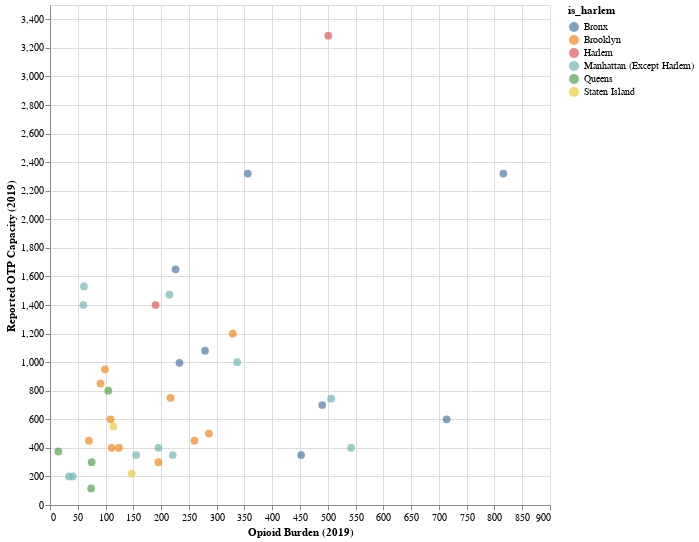

Here is the notebook cell this chart was saved with:
### Code cell
(altair.Chart(zip_df)
    .properties(height=500, width=500)
    .mark_circle(size=60)
    .encode(
        x='Opioid Burden (2019)',
        y='Reported OTP Capacity (2019)', 
        color='is_harlem',
        tooltip=list(zip_df.columns)
    )
    .interactive()
)

### Figure 1 — Vega-Lite specification as saved in the notebook (floating-point values rounded to 4 significant figures)
{"$schema": "https://vega.github.io/schema/vega-lite/v4.17.0.json", "config": {"view": {"continuousHeight": 300, "continuousWidth": 400}}, "data": {"name": "data-3fdcb4ccab2b13331512837e9242bf83"}, "datasets": {"data-3fdcb4ccab2b13331512837e9242bf83": [{"Estimated Fraction of Harlem OTP Patient Residents (2019)": 0.007779, "Estimated Fraction of OTP Admissions (2019)": 0.01547, "Estimated Fraction of OTP Patient Residents (2019)": 0.01794, "Estimated OTP Admissions (2017)": 205, "Estimated OTP Admissions (2019)": 198, "Estimated OTP Patient Residents (2019)": 93, "Estimated OTP Patient Residents (Harlem Programs, 2019)": 9, "Estimated OTP Patient Residents (Non-Harlem Programs, 2019)": 84, "Fraction of Opioid Burden (2019)": 0.0213, "Opioid Burden (2019)": 217, "Reported Daily Avg OTP Enrollment (2019)": 517, "Reported OTP Capacity (2019)": 750, "borough_name": "Brooklyn", "is_harlem": "Brooklyn", "neighborhood_name": "Flatbush"}, {"Estimated Fraction of Harlem OTP Patient Residents (2019)": 0.01815, "Estimated Fraction of OTP Admissions (2019)": 0.01532, "Estimated Fraction of OTP Patient Residents (2019)": 0.02855, "Estimated OTP Admissions (2017)": 177, "Estimated OTP Admissions (2019)": 196, "Estimated OTP Patient Residents (2019)": 148, "Estimated OTP Patient Residents (Harlem Programs, 2019)": 21, "Estimated OTP Patient Residents (Non-Harlem Programs, 2019)": 127, "Fraction of Opioid Burden (2019)": 0.02808, "Opioid Burden (2019)": 286, "Reported Daily Avg OTP Enrollment (2019)": 510, "Reported OTP Capacity (2019)": 500, "borough_name": "Brooklyn", "is_harlem": "Brooklyn", "neighborhood_name": "Bushwick and Williamsburg"}, {"Estimated Fraction of Harlem OTP Patient Residents (2019)": 0.002593, "Estimated Fraction of OTP Admissions (2019)": 0.01868, "Estimated Fraction of OTP Patient Residents (2019)": 0.0108, "Estimated OTP Admissions (2017)": 334, "Estimated OTP Admissions (2019)": 239, "Estimated OTP Patient Residents (2019)": 56, "Estimated OTP Patient Residents (Harlem Programs, 2019)": 3, "Estimated OTP Patient Residents (Non-Harlem Programs, 2019)": 53, "Fraction of Opioid Burden (2019)": 0.0217, "Opioid Burden (2019)": 221, "Reported Daily Avg OTP Enrollment (2019)": 291, "Reported OTP Capacity (2019)": 350, "borough_name": "Manhattan", "is_harlem": "Manhattan (Except Harlem)", "neighborhood_name": "Chelsea and Clinton"}, {"Estimated Fraction of Harlem OTP Patient Residents (2019)": 0.02074, "Estimated Fraction of OTP Admissions (2019)": 0.04455, "Estimated Fraction of OTP Patient Residents (2019)": 0.0299, "Estimated OTP Admissions (2017)": 550, "Estimated OTP Admissions (2019)": 570, "Estimated OTP Patient Residents (2019)": 155, "Estimated OTP Patient Residents (Harlem Programs, 2019)": 24, "Estimated OTP Patient Residents (Non-Harlem Programs, 2019)": 131, "Fraction of Opioid Burden (2019)": 0.03495, "Opioid Burden (2019)": 356, "Reported Daily Avg OTP Enrollment (2019)": 1862, "Reported OTP Capacity (2019)": 2320, "borough_name": "Bronx", "is_harlem": "Bronx", "neighborhood_name": "High Bridge and Morrisania"}, {"Estimated Fraction of Harlem OTP Patient Residents (2019)": 0.002593, "Estimated Fraction of OTP Admissions (2019)": null, "Estimated Fraction of OTP Patient Residents (2019)": 0.006366, "Estimated OTP Admissions (2017)": null, "Estimated OTP Admissions (2019)": null, "Estimated OTP Patient Residents (2019)": 33, "Estimated OTP Patient Residents (Harlem Programs, 2019)": 3, "Estimated OTP Patient Residents (Non-Harlem Programs, 2019)": 30, "Fraction of Opioid Burden (2019)": 0.005989, "Opioid Burden (2019)": 61, "Reported Daily Avg OTP Enrollment (2019)": null, "Reported OTP Capacity (2019)": null, "borough_name": "Manhattan", "is_harlem": "Manhattan (Except Harlem)", "neighborhood_name": "Chelsea and Clinton"}, {"Estimated Fraction of Harlem OTP Patient Residents (2019)": 0.01037, "Estimated Fraction of OTP Admissions (2019)": 0.007268, "Estimated Fraction of OTP Patient Residents (2019)": 0.005208, "Estimated OTP Admissions (2017)": 72, "Estimated OTP Admissions (2019)": 93, "Estimated OTP Patient Residents (2019)": 27, "Estimated OTP Patient Residents (Harlem Programs, 2019)": 12, "Estimated OTP Patient Residents (Non-Harlem Programs, 2019)": 15, "Fraction of Opioid Burden (2019)": 0.003338, "Opioid Burden (2019)": 34, "Reported Daily Avg OTP Enrollment (2019)": 196, "Reported OTP Capacity (2019)": 200, "borough_name": "Manhattan", "is_harlem": "Manhattan (Except Harlem)", "neighborhood_name": "Upper East Side"}, {"Estimated Fraction of Harlem OTP Patient Residents (2019)": 0.03284, "Estimated Fraction of OTP Admissions (2019)": 0.01289, "Estimated Fraction of OTP Patient Residents (2019)": 0.02855, "Estimated OTP Admissions (2017)": 209, "Estimated OTP Admissions (2019)": 165, "Estimated OTP Patient Residents (2019)": 148, "Estimated OTP Patient Residents (Harlem Programs, 2019)": 38, "Estimated OTP Patient Residents (Non-Harlem Programs, 2019)": 110, "Fraction of Opioid Burden (2019)": 0.02739, "Opioid Burden (2019)": 279, "Reported Daily Avg OTP Enrollment (2019)": 991, "Reported OTP Capacity (2019)": 1080, "borough_name": "Bronx", "is_harlem": "Bronx", "neighborhood_name": "Hunts Point and Mott Haven"}, {"Estimated Fraction of Harlem OTP Patient Residents (2019)": 0.01556, "Estimated Fraction of OTP Admissions (2019)": null, "Estimated Fraction of OTP Patient Residents (2019)": 0.0189, "Estimated OTP Admissions (2017)": null, "Estimated OTP Admissions (2019)": null, "Estimated OTP Patient Residents (2019)": 98, "Estimated OTP Patient Residents (Harlem Programs, 2019)": 18, "Estimated OTP Patient Residents (Non-Harlem Programs, 2019)": 80, "Fraction of Opioid Burden (2019)": 0.01198, "Opioid Burden (2019)": 122, "Reported Daily Avg OTP Enrollment (2019)": null, "Reported OTP Capacity (2019)": null, "borough_name": "Queens", "is_harlem": "Queens", "neighborhood_name": "Jamaica"}, {"Estimated Fraction of Harlem OTP Patient Residents (2019)": null, "Estimated Fraction of OTP Admissions (2019)": 0.00844, "Estimated Fraction of OTP Patient Residents (2019)": 0.006752, "Estimated OTP Admissions (2017)": 106, "Estimated OTP Admissions (2019)": 108, "Estimated OTP Patient Residents (2019)": 35, "Estimated OTP Patient Residents (Harlem Programs, 2019)": null, "Estimated OTP Patient Residents (Non-Harlem Programs, 2019)": null, "Fraction of Opioid Burden (2019)": 0.006872, "Opioid Burden (2019)": 70, "Reported Daily Avg OTP Enrollment (2019)": 328, "Reported OTP Capacity (2019)": 450, "borough_name": "Brooklyn", "is_harlem": "Brooklyn", "neighborhood_name": "Sunset Park"}, {"Estimated Fraction of Harlem OTP Patient Residents (2019)": 0.005186, "Estimated Fraction of OTP Admissions (2019)": 0.02001, "Estimated Fraction of OTP Patient Residents (2019)": 0.0135, "Estimated OTP Admissions (2017)": 254, "Estimated OTP Admissions (2019)": 256, "Estimated OTP Patient Residents (2019)": 70, "Estimated OTP Patient Residents (Harlem Programs, 2019)": 6, "Estimated OTP Patient Residents (Non-Harlem Programs, 2019)": 64, "Fraction of Opioid Burden (2019)": 0.0107, "Opioid Burden (2019)": 109, "Reported Daily Avg OTP Enrollment (2019)": 647, "Reported OTP Capacity (2019)": 600, "borough_name": "Brooklyn", "is_harlem": "Brooklyn", "neighborhood_name": "Northwest Brooklyn"}, {"Estimated Fraction of Harlem OTP Patient Residents (2019)": 0.007779, "Estimated Fraction of OTP Admissions (2019)": 0.02766, "Estimated Fraction of OTP Patient Residents (2019)": 0.01119, "Estimated OTP Admissions (2017)": 350, "Estimated OTP Admissions (2019)": 354, "Estimated OTP Patient Residents (2019)": 58, "Estimated OTP Patient Residents (Harlem Programs, 2019)": 9, "Estimated OTP Patient Residents (Non-Harlem Programs, 2019)": 49, "Fraction of Opioid Burden (2019)": 0.009719, "Opioid Burden (2019)": 99, "Reported Daily Avg OTP Enrollment (2019)": 896, "Reported OTP Capacity (2019)": 950, "borough_name": "Brooklyn", "is_harlem": "Brooklyn", "neighborhood_name": "Central Brooklyn"}, {"Estimated Fraction of Harlem OTP Patient Residents (2019)": 0.02074, "Estimated Fraction of OTP Admissions (2019)": 0.00633, "Estimated Fraction of OTP Patient Residents (2019)": 0.03202, "Estimated OTP Admissions (2017)": 80, "Estimated OTP Admissions (2019)": 81, "Estimated OTP Patient Residents (2019)": 166, "Estimated OTP Patient Residents (Harlem Programs, 2019)": 24, "Estimated OTP Patient Residents (Non-Harlem Programs, 2019)": 142, "Fraction of Opioid Burden (2019)": 0.04437, "Opioid Burden (2019)": 452, "Reported Daily Avg OTP Enrollment (2019)": 350, "Reported OTP Capacity (2019)": 350, "borough_name": "Bronx", "is_harlem": "Bronx", "neighborhood_name": "Bronx Park and Fordham"}, {"Estimated Fraction of Harlem OTP Patient Residents (2019)": 0.02334, "Estimated Fraction of OTP Admissions (2019)": null, "Estimated Fraction of OTP Patient Residents (2019)": 0.04861, "Estimated OTP Admissions (2017)": null, "Estimated OTP Admissions (2019)": null, "Estimated OTP Patient Residents (2019)": 252, "Estimated OTP Patient Residents (Harlem Programs, 2019)": 27, "Estimated OTP Patient Residents (Non-Harlem Programs, 2019)": 225, "Fraction of Opioid Burden (2019)": 0.04712, "Opioid Burden (2019)": 480, "Reported Daily Avg OTP Enrollment (2019)": null, "Reported OTP Capacity (2019)": null, "borough_name": "Bronx", "is_harlem": "Bronx", "neighborhood_name": "Bronx Park and Fordham"}, {"Estimated Fraction of Harlem OTP Patient Residents (2019)": 0.2256, "Estimated Fraction of OTP Admissions (2019)": 0.13, "Estimated Fraction of OTP Patient Residents (2019)": 0.06597, "Estimated OTP Admissions (2017)": 1577, "Estimated OTP Admissions (2019)": 1664, "Estimated OTP Patient Residents (2019)": 342, "Estimated OTP Patient Residents (Harlem Programs, 2019)": 261, "Estimated OTP Patient Residents (Non-Harlem Programs, 2019)": 81, "Fraction of Opioid Burden (2019)": 0.04919, "Opioid Burden (2019)": 501, "Reported Daily Avg OTP Enrollment (2019)": 2962, "Reported OTP Capacity (2019)": 3285, "borough_name": "Manhattan", "is_harlem": "Harlem", "neighborhood_name": "East Harlem"}, {"Estimated Fraction of Harlem OTP Patient Residents (2019)": 0.01037, "Estimated Fraction of OTP Admissions (2019)": 0.007971, "Estimated Fraction of OTP Patient Residents (2019)": 0.007523, "Estimated OTP Admissions (2017)": 165, "Estimated OTP Admissions (2019)": 102, "Estimated OTP Patient Residents (2019)": 39, "Estimated OTP Patient Residents (Harlem Programs, 2019)": 12, "Estimated OTP Patient Residents (Non-Harlem Programs, 2019)": 27, "Fraction of Opioid Burden (2019)": 0.007363, "Opioid Burden (2019)": 75, "Reported Daily Avg OTP Enrollment (2019)": 256, "Reported OTP Capacity (2019)": 300, "borough_name": "Queens", "is_harlem": "Queens", "neighborhood_name": "West Queens"}, {"Estimated Fraction of Harlem OTP Patient Residents (2019)": 0.01815, "Estimated Fraction of OTP Admissions (2019)": null, "Estimated Fraction of OTP Patient Residents (2019)": 0.01505, "Estimated OTP Admissions (2017)": null, "Estimated OTP Admissions (2019)": null, "Estimated OTP Patient Residents (2019)": 78, "Estimated OTP Patient Residents (Harlem Programs, 2019)": 21, "Estimated OTP Patient Residents (Non-Harlem Programs, 2019)": 57, "Fraction of Opioid Burden (2019)": 0.01443, "Opioid Burden (2019)": 147, "Reported Daily Avg OTP Enrollment (2019)": null, "Reported OTP Capacity (2019)": null, "borough_name": "Brooklyn", "is_harlem": "Brooklyn", "neighborhood_name": "Northwest Brooklyn"}, {"Estimated Fraction of Harlem OTP Patient Residents (2019)": 0.1184, "Estimated Fraction of OTP Admissions (2019)": 0.02618, "Estimated Fraction of OTP Patient Residents (2019)": 0.03781, "Estimated OTP Admissions (2017)": 370, "Estimated OTP Admissions (2019)": 335, "Estimated OTP Patient Residents (2019)": 196, "Estimated OTP Patient Residents (Harlem Programs, 2019)": 137, "Estimated OTP Patient Residents (Non-Harlem Programs, 2019)": 59, "Fraction of Opioid Burden (2019)": 0.04968, "Opioid Burden (2019)": 506, "Reported Daily Avg OTP Enrollment (2019)": 622, "Reported OTP Capacity (2019)": 744, "borough_name": "Manhattan", "is_harlem": "Manhattan (Except Harlem)", "neighborhood_name": "East Harlem"}, {"Estimated Fraction of Harlem OTP Patient Residents (2019)": 0.01037, "Estimated Fraction of OTP Admissions (2019)": 0.004142, "Estimated Fraction of OTP Patient Residents (2019)": 0.005208, "Estimated OTP Admissions (2017)": 67, "Estimated OTP Admissions (2019)": 53, "Estimated OTP Patient Residents (2019)": 27, "Estimated OTP Patient Residents (Harlem Programs, 2019)": 12, "Estimated OTP Patient Residents (Non-Harlem Programs, 2019)": 15, "Fraction of Opioid Burden (2019)": 0.004025, "Opioid Burden (2019)": 41, "Reported Daily Avg OTP Enrollment (2019)": 205, "Reported OTP Capacity (2019)": 200, "borough_name": "Manhattan", "is_harlem": "Manhattan (Except Harlem)", "neighborhood_name": "Upper East Side"}, {"Estimated Fraction of Harlem OTP Patient Residents (2019)": 0.01556, "Estimated Fraction of OTP Admissions (2019)": 0.02954, "Estimated Fraction of OTP Patient Residents (2019)": 0.03202, "Estimated OTP Admissions (2017)": 385, "Estimated OTP Admissions (2019)": 378, "Estimated OTP Patient Residents (2019)": 166, "Estimated OTP Patient Residents (Harlem Programs, 2019)": 18, "Estimated OTP Patient Residents (Non-Harlem Programs, 2019)": 148, "Fraction of Opioid Burden (2019)": 0.0323, "Opioid Burden (2019)": 329, "Reported Daily Avg OTP Enrollment (2019)": 1118, "Reported OTP Capacity (2019)": 1200, "borough_name": "Brooklyn", "is_harlem": "Brooklyn", "neighborhood_name": "East New York and New Lots"}, {"Estimated Fraction of Harlem OTP Patient Residents (2019)": 0.007779, "Estimated Fraction of OTP Admissions (2019)": 0.00422, "Estimated Fraction of OTP Patient Residents (2019)": 0.01254, "Estimated OTP Admissions (2017)": 98, "Estimated OTP Admissions (2019)": 54, "Estimated OTP Patient Residents (2019)": 65, "Estimated OTP Patient Residents (Harlem Programs, 2019)": 9, "Estimated OTP Patient Residents (Non-Harlem Programs, 2019)": 56, "Fraction of Opioid Burden (2019)": 0.0109, "Opioid Burden (2019)": 111, "Reported Daily Avg OTP Enrollment (2019)": 312, "Reported OTP Capacity (2019)": 400, "borough_name": "Brooklyn", "is_harlem": "Brooklyn", "neighborhood_name": "Canarsie and Flatlands"}, {"Estimated Fraction of Harlem OTP Patient Residents (2019)": 0.04149, "Estimated Fraction of OTP Admissions (2019)": 0.01633, "Estimated Fraction of OTP Patient Residents (2019)": 0.08603, "Estimated OTP Admissions (2017)": 193, "Estimated OTP Admissions (2019)": 209, "Estimated OTP Patient Residents (2019)": 446, "Estimated OTP Patient Residents (Harlem Programs, 2019)": 48, "Estimated OTP Patient Residents (Non-Harlem Programs, 2019)": 398, "Fraction of Opioid Burden (2019)": 0.0701, "Opioid Burden (2019)": 714, "Reported Daily Avg OTP Enrollment (2019)": 499, "Reported OTP Capacity (2019)": 600, "borough_name": "Bronx", "is_harlem": "Bronx", "neighborhood_name": "High Bridge and Morrisania"}, {"Estimated Fraction of Harlem OTP Patient Residents (2019)": 0.05013, "Estimated Fraction of OTP Admissions (2019)": 0.04697, "Estimated Fraction of OTP Patient Residents (2019)": 0.03839, "Estimated OTP Admissions (2017)": 641, "Estimated OTP Admissions (2019)": 601, "Estimated OTP Patient Residents (2019)": 199, "Estimated OTP Patient Residents (Harlem Programs, 2019)": 58, "Estimated OTP Patient Residents (Non-Harlem Programs, 2019)": 141, "Fraction of Opioid Burden (2019)": 0.03308, "Opioid Burden (2019)": 337, "Reported Daily Avg OTP Enrollment (2019)": 831, "Reported OTP Capacity (2019)": 1000, "borough_name": "Manhattan", "is_harlem": "Manhattan (Except Harlem)", "neighborhood_name": "Chelsea and Clinton"}, {"Estimated Fraction of Harlem OTP Patient Residents (2019)": 0.02334, "Estimated Fraction of OTP Admissions (2019)": 0.01313, "Estimated Fraction of OTP Patient Residents (2019)": 0.01678, "Estimated OTP Admissions (2017)": 212, "Estimated OTP Admissions (2019)": 168, "Estimated OTP Patient Residents (2019)": 87, "Estimated OTP Patient Residents (Harlem Programs, 2019)": 27, "Estimated OTP Patient Residents (Non-Harlem Programs, 2019)": 60, "Fraction of Opioid Burden (2019)": 0.02287, "Opioid Burden (2019)": 233, "Reported Daily Avg OTP Enrollment (2019)": 1030, "Reported OTP Capacity (2019)": 995, "borough_name": "Bronx", "is_harlem": "Bronx", "neighborhood_name": "Southeast Bronx"}, {"Estimated Fraction of Harlem OTP Patient Residents (2019)": 0.007779, "Estimated Fraction of OTP Admissions (2019)": 0.05666, "Estimated Fraction of OTP Patient Residents (2019)": 0.02122, "Estimated OTP Admissions (2017)": 891, "Estimated OTP Admissions (2019)": 725, "Estimated OTP Patient Residents (2019)": 110, "Estimated OTP Patient Residents (Harlem Programs, 2019)": 9, "Estimated OTP Patient Residents (Non-Harlem Programs, 2019)": 101, "Fraction of Opioid Burden (2019)": 0.02111, "Opioid Burden (2019)": 215, "Reported Daily Avg OTP Enrollment (2019)": 1263, "Reported OTP Capacity (2019)": 1473, "borough_name": "Manhattan", "is_harlem": "Manhattan (Except Harlem)", "neighborhood_name": "Lower East Side"}, {"Estimated Fraction of Harlem OTP Patient Residents (2019)": null, "Estimated Fraction of OTP Admissions (2019)": 0.01289, "Estimated Fraction of OTP Patient Residents (2019)": 0.001157, "Estimated OTP Admissions (2017)": 143, "Estimated OTP Admissions (2019)": 165, "Estimated OTP Patient Residents (2019)": 6, "Estimated OTP Patient Residents (Harlem Programs, 2019)": null, "Estimated OTP Patient Residents (Non-Harlem Programs, 2019)": null, "Fraction of Opioid Burden (2019)": 0.001473, "Opioid Burden (2019)": 15, "Reported Daily Avg OTP Enrollment (2019)": 417, "Reported OTP Capacity (2019)": 375, "borough_name": "Queens", "is_harlem": "Queens", "neighborhood_name": "Southeast Queens"}, {"Estimated Fraction of Harlem OTP Patient Residents (2019)": 0.02593, "Estimated Fraction of OTP Admissions (2019)": 0.009222, "Estimated Fraction of OTP Patient Residents (2019)": 0.03511, "Estimated OTP Admissions (2017)": 142, "Estimated OTP Admissions (2019)": 118, "Estimated OTP Patient Residents (2019)": 182, "Estimated OTP Patient Residents (Harlem Programs, 2019)": 30, "Estimated OTP Patient Residents (Non-Harlem Programs, 2019)": 152, "Fraction of Opioid Burden (2019)": 0.04811, "Opioid Burden (2019)": 490, "Reported Daily Avg OTP Enrollment (2019)": 699, "Reported OTP Capacity (2019)": 700, "borough_name": "Bronx", "is_harlem": "Bronx", "neighborhood_name": "Central Bronx"}, {"Estimated Fraction of Harlem OTP Patient Residents (2019)": null, "Estimated Fraction of OTP Admissions (2019)": 0.0143, "Estimated Fraction of OTP Patient Residents (2019)": 0.007523, "Estimated OTP Admissions (2017)": 220, "Estimated OTP Admissions (2019)": 183, "Estimated OTP Patient Residents (2019)": 39, "Estimated OTP Patient Residents (Harlem Programs, 2019)": null, "Estimated OTP Patient Residents (Non-Harlem Programs, 2019)": null, "Fraction of Opioid Burden (2019)": 0.01119, "Opioid Burden (2019)": 114, "Reported Daily Avg OTP Enrollment (2019)": 506, "Reported OTP Capacity (2019)": 550, "borough_name": "Staten Island", "is_harlem": "Staten Island", "neighborhood_name": "South Shore"}, {"Estimated Fraction of Harlem OTP Patient Residents (2019)": 0.01556, "Estimated Fraction of OTP Admissions (2019)": 0.03095, "Estimated Fraction of OTP Patient Residents (2019)": 0.01254, "Estimated OTP Admissions (2017)": 361, "Estimated OTP Admissions (2019)": 396, "Estimated OTP Patient Residents (2019)": 65, "Estimated OTP Patient Residents (Harlem Programs, 2019)": 18, "Estimated OTP Patient Residents (Non-Harlem Programs, 2019)": 47, "Fraction of Opioid Burden (2019)": 0.01031, "Opioid Burden (2019)": 105, "Reported Daily Avg OTP Enrollment (2019)": 803, "Reported OTP Capacity (2019)": 800, "borough_name": "Queens", "is_harlem": "Queens", "neighborhood_name": "Jamaica"}, {"Estimated Fraction of Harlem OTP Patient Residents (2019)": 0.02939, "Estimated Fraction of OTP Admissions (2019)": null, "Estimated Fraction of OTP Patient Residents (2019)": 0.01408, "Estimated OTP Admissions (2017)": null, "Estimated OTP Admissions (2019)": null, "Estimated OTP Patient Residents (2019)": 73, "Estimated OTP Patient Residents (Harlem Programs, 2019)": 34, "Estimated OTP Patient Residents (Non-Harlem Programs, 2019)": 39, "Fraction of Opioid Burden (2019)": 0.01198, "Opioid Burden (2019)": 122, "Reported Daily Avg OTP Enrollment (2019)": null, "Reported OTP Capacity (2019)": null, "borough_name": "Manhattan", "is_harlem": "Harlem", "neighborhood_name": "Central Harlem"}, {"Estimated Fraction of Harlem OTP Patient Residents (2019)": 0.005186, "Estimated Fraction of OTP Admissions (2019)": null, "Estimated Fraction of OTP Patient Residents (2019)": 0.008295, "Estimated OTP Admissions (2017)": 123, "Estimated OTP Admissions (2019)": null, "Estimated OTP Patient Residents (2019)": 43, "Estimated OTP Patient Residents (Harlem Programs, 2019)": 6, "Estimated OTP Patient Residents (Non-Harlem Programs, 2019)": 37, "Fraction of Opioid Burden (2019)": 0.01149, "Opioid Burden (2019)": 117, "Reported Daily Avg OTP Enrollment (2019)": null, "Reported OTP Capacity (2019)": null, "borough_name": "Brooklyn", "is_harlem": "Brooklyn", "neighborhood_name": "Northwest Brooklyn"}, {"Estimated Fraction of Harlem OTP Patient Residents (2019)": 0.02074, "Estimated Fraction of OTP Admissions (2019)": null, "Estimated Fraction of OTP Patient Residents (2019)": 0.0162, "Estimated OTP Admissions (2017)": null, "Estimated OTP Admissions (2019)": null, "Estimated OTP Patient Residents (2019)": 84, "Estimated OTP Patient Residents (Harlem Programs, 2019)": 24, "Estimated OTP Patient Residents (Non-Harlem Programs, 2019)": 60, "Fraction of Opioid Burden (2019)": 0.009032, "Opioid Burden (2019)": 92, "Reported Daily Avg OTP Enrollment (2019)": null, "Reported OTP Capacity (2019)": null, "borough_name": "Queens", "is_harlem": "Queens", "neighborhood_name": "Northwest Queens"}, {"Estimated Fraction of Harlem OTP Patient Residents (2019)": 0.007779, "Estimated Fraction of OTP Admissions (2019)": 0.006877, "Estimated Fraction of OTP Patient Residents (2019)": 0.01524, "Estimated OTP Admissions (2017)": 145, "Estimated OTP Admissions (2019)": 88, "Estimated OTP Patient Residents (2019)": 79, "Estimated OTP Patient Residents (Harlem Programs, 2019)": 9, "Estimated OTP Patient Residents (Non-Harlem Programs, 2019)": 70, "Fraction of Opioid Burden (2019)": 0.01914, "Opioid Burden (2019)": 195, "Reported Daily Avg OTP Enrollment (2019)": 269, "Reported OTP Capacity (2019)": 300, "borough_name": "Brooklyn", "is_harlem": "Brooklyn", "neighborhood_name": "Central Brooklyn"}, {"Estimated Fraction of Harlem OTP Patient Residents (2019)": 0.01037, "Estimated Fraction of OTP Admissions (2019)": 0.0422, "Estimated Fraction of OTP Patient Residents (2019)": 0.007523, "Estimated OTP Admissions (2017)": 695, "Estimated OTP Admissions (2019)": 540, "Estimated OTP Patient Residents (2019)": 39, "Estimated OTP Patient Residents (Harlem Programs, 2019)": 12, "Estimated OTP Patient Residents (Non-Harlem Programs, 2019)": 27, "Fraction of Opioid Burden (2019)": 0.005989, "Opioid Burden (2019)": 61, "Reported Daily Avg OTP Enrollment (2019)": 1492, "Reported OTP Capacity (2019)": 1530, "borough_name": "Manhattan", "is_harlem": "Manhattan (Except Harlem)", "neighborhood_name": "Gramercy Park and Murray Hill"}, {"Estimated Fraction of Harlem OTP Patient Residents (2019)": 0.01815, "Estimated Fraction of OTP Admissions (2019)": 0.06283, "Estimated Fraction of OTP Patient Residents (2019)": 0.03125, "Estimated OTP Admissions (2017)": 890, "Estimated OTP Admissions (2019)": 804, "Estimated OTP Patient Residents (2019)": 162, "Estimated OTP Patient Residents (Harlem Programs, 2019)": 21, "Estimated OTP Patient Residents (Non-Harlem Programs, 2019)": 141, "Fraction of Opioid Burden (2019)": 0.02219, "Opioid Burden (2019)": 226, "Reported Daily Avg OTP Enrollment (2019)": 1451, "Reported OTP Capacity (2019)": 1650, "borough_name": "Bronx", "is_harlem": "Bronx", "neighborhood_name": "Hunts Point and Mott Haven"}, {"Estimated Fraction of Harlem OTP Patient Residents (2019)": 0.03544, "Estimated Fraction of OTP Admissions (2019)": 0.09714, "Estimated Fraction of OTP Patient Residents (2019)": 0.08526, "Estimated OTP Admissions (2017)": 1420, "Estimated OTP Admissions (2019)": 1243, "Estimated OTP Patient Residents (2019)": 442, "Estimated OTP Patient Residents (Harlem Programs, 2019)": 41, "Estimated OTP Patient Residents (Non-Harlem Programs, 2019)": 401, "Fraction of Opioid Burden (2019)": 0.08011, "Opioid Burden (2019)": 816, "Reported Daily Avg OTP Enrollment (2019)": 2607, "Reported OTP Capacity (2019)": 2320, "borough_name": "Bronx", "is_harlem": "Bronx", "neighborhood_name": "Central Bronx"}, {"Estimated Fraction of Harlem OTP Patient Residents (2019)": null, "Estimated Fraction of OTP Admissions (2019)": 0.04486, "Estimated Fraction of OTP Patient Residents (2019)": 0.01042, "Estimated OTP Admissions (2017)": 295, "Estimated OTP Admissions (2019)": 574, "Estimated OTP Patient Residents (2019)": 54, "Estimated OTP Patient Residents (Harlem Programs, 2019)": null, "Estimated OTP Patient Residents (Non-Harlem Programs, 2019)": null, "Fraction of Opioid Burden (2019)": 0.007265, "Opioid Burden (2019)": 74, "Reported Daily Avg OTP Enrollment (2019)": 138, "Reported OTP Capacity (2019)": 116, "borough_name": "Queens", "is_harlem": "Queens", "neighborhood_name": "Southwest Queens"}, {"Estimated Fraction of Harlem OTP Patient Residents (2019)": null, "Estimated Fraction of OTP Admissions (2019)": 0.007815, "Estimated Fraction of OTP Patient Residents (2019)": 0.01022, "Estimated OTP Admissions (2017)": 140, "Estimated OTP Admissions (2019)": 100, "Estimated OTP Patient Residents (2019)": 53, "Estimated OTP Patient Residents (Harlem Programs, 2019)": null, "Estimated OTP Patient Residents (Non-Harlem Programs, 2019)": null, "Fraction of Opioid Burden (2019)": 0.01217, "Opioid Burden (2019)": 124, "Reported Daily Avg OTP Enrollment (2019)": 350, "Reported OTP Capacity (2019)": 400, "borough_name": "Brooklyn", "is_harlem": "Brooklyn", "neighborhood_name": "Borough Park"}, {"Estimated Fraction of Harlem OTP Patient Residents (2019)": 0.05099, "Estimated Fraction of OTP Admissions (2019)": 0.04626, "Estimated Fraction of OTP Patient Residents (2019)": 0.02064, "Estimated OTP Admissions (2017)": 435, "Estimated OTP Admissions (2019)": 592, "Estimated OTP Patient Residents (2019)": 107, "Estimated OTP Patient Residents (Harlem Programs, 2019)": 59, "Estimated OTP Patient Residents (Non-Harlem Programs, 2019)": 48, "Fraction of Opioid Burden (2019)": 0.01865, "Opioid Burden (2019)": 190, "Reported Daily Avg OTP Enrollment (2019)": 1277, "Reported OTP Capacity (2019)": 1400, "borough_name": "Manhattan", "is_harlem": "Harlem", "neighborhood_name": "Central Harlem"}, {"Estimated Fraction of Harlem OTP Patient Residents (2019)": 0.01556, "Estimated Fraction of OTP Admissions (2019)": 0.01164, "Estimated Fraction of OTP Patient Residents (2019)": 0.01582, "Estimated OTP Admissions (2017)": 133, "Estimated OTP Admissions (2019)": 149, "Estimated OTP Patient Residents (2019)": 82, "Estimated OTP Patient Residents (Harlem Programs, 2019)": 18, "Estimated OTP Patient Residents (Non-Harlem Programs, 2019)": 64, "Fraction of Opioid Burden (2019)": 0.01522, "Opioid Burden (2019)": 155, "Reported Daily Avg OTP Enrollment (2019)": 250, "Reported OTP Capacity (2019)": 350, "borough_name": "Manhattan", "is_harlem": "Manhattan (Except Harlem)", "neighborhood_name": "Inwood and Washington Heights"}, {"Estimated Fraction of Harlem OTP Patient Residents (2019)": 0.002593, "Estimated Fraction of OTP Admissions (2019)": 0.04001, "Estimated Fraction of OTP Patient Residents (2019)": 0.006559, "Estimated OTP Admissions (2017)": 523, "Estimated OTP Admissions (2019)": 512, "Estimated OTP Patient Residents (2019)": 34, "Estimated OTP Patient Residents (Harlem Programs, 2019)": 3, "Estimated OTP Patient Residents (Non-Harlem Programs, 2019)": 31, "Fraction of Opioid Burden (2019)": 0.00589, "Opioid Burden (2019)": 60, "Reported Daily Avg OTP Enrollment (2019)": 1258, "Reported OTP Capacity (2019)": 1400, "borough_name": "Manhattan", "is_harlem": "Manhattan (Except Harlem)", "neighborhood_name": "Greenwich Village and Soho"}, {"Estimated Fraction of Harlem OTP Patient Residents (2019)": 0.005186, "Estimated Fraction of OTP Admissions (2019)": 0.02626, "Estimated Fraction of OTP Patient Residents (2019)": 0.008488, "Estimated OTP Admissions (2017)": 350, "Estimated OTP Admissions (2019)": 336, "Estimated OTP Patient Residents (2019)": 44, "Estimated OTP Patient Residents (Harlem Programs, 2019)": 6, "Estimated OTP Patient Residents (Non-Harlem Programs, 2019)": 38, "Fraction of Opioid Burden (2019)": 0.008934, "Opioid Burden (2019)": 91, "Reported Daily Avg OTP Enrollment (2019)": 772, "Reported OTP Capacity (2019)": 850, "borough_name": "Brooklyn", "is_harlem": "Brooklyn", "neighborhood_name": "Northwest Brooklyn"}, {"Estimated Fraction of Harlem OTP Patient Residents (2019)": 0.02679, "Estimated Fraction of OTP Admissions (2019)": 0.0111, "Estimated Fraction of OTP Patient Residents (2019)": 0.02797, "Estimated OTP Admissions (2017)": 213, "Estimated OTP Admissions (2019)": 142, "Estimated OTP Patient Residents (2019)": 145, "Estimated OTP Patient Residents (Harlem Programs, 2019)": 31, "Estimated OTP Patient Residents (Non-Harlem Programs, 2019)": 114, "Fraction of Opioid Burden (2019)": 0.05321, "Opioid Burden (2019)": 542, "Reported Daily Avg OTP Enrollment (2019)": 236, "Reported OTP Capacity (2019)": 400, "borough_name": "Manhattan", "is_harlem": "Manhattan (Except Harlem)", "neighborhood_name": "Gramercy Park and Murray Hill"}, {"Estimated Fraction of Harlem OTP Patient Residents (2019)": 0.01037, "Estimated Fraction of OTP Admissions (2019)": 0.002892, "Estimated Fraction of OTP Patient Residents (2019)": 0.01389, "Estimated OTP Admissions (2017)": 34, "Estimated OTP Admissions (2019)": 37, "Estimated OTP Patient Residents (2019)": 72, "Estimated OTP Patient Residents (Harlem Programs, 2019)": 12, "Estimated OTP Patient Residents (Non-Harlem Programs, 2019)": 60, "Fraction of Opioid Burden (2019)": 0.01443, "Opioid Burden (2019)": 147, "Reported Daily Avg OTP Enrollment (2019)": 218, "Reported OTP Capacity (2019)": 220, "borough_name": "Staten Island", "is_harlem": "Staten Island", "neighborhood_name": "Stapleton and St. George"}, {"Estimated Fraction of Harlem OTP Patient Residents (2019)": 0.005186, "Estimated Fraction of OTP Admissions (2019)": 0.008675, "Estimated Fraction of OTP Patient Residents (2019)": 0.02276, "Estimated OTP Admissions (2017)": 121, "Estimated OTP Admissions (2019)": 111, "Estimated OTP Patient Residents (2019)": 118, "Estimated OTP Patient Residents (Harlem Programs, 2019)": 6, "Estimated OTP Patient Residents (Non-Harlem Programs, 2019)": 112, "Fraction of Opioid Burden (2019)": 0.01914, "Opioid Burden (2019)": 195, "Reported Daily Avg OTP Enrollment (2019)": 354, "Reported OTP Capacity (2019)": 400, "borough_name": "Manhattan", "is_harlem": "Manhattan (Except Harlem)", "neighborhood_name": "Lower East Side"}, {"Estimated Fraction of Harlem OTP Patient Residents (2019)": 0.01815, "Estimated Fraction of OTP Admissions (2019)": 0.01227, "Estimated Fraction of OTP Patient Residents (2019)": 0.03221, "Estimated OTP Admissions (2017)": 124, "Estimated OTP Admissions (2019)": 157, "Estimated OTP Patient Residents (2019)": 167, "Estimated OTP Patient Residents (Harlem Programs, 2019)": 21, "Estimated OTP Patient Residents (Non-Harlem Programs, 2019)": 146, "Fraction of Opioid Burden (2019)": 0.02553, "Opioid Burden (2019)": 260, "Reported Daily Avg OTP Enrollment (2019)": 374, "Reported OTP Capacity (2019)": 450, "borough_name": "Brooklyn", "is_harlem": "Brooklyn", "neighborhood_name": "Central Brooklyn"}]}, "encoding": {"color": {"field": "is_harlem", "type": "nominal"}, "tooltip": [{"field": "neighborhood_name", "type": "nominal"}, {"field": "borough_name", "type": "nominal"}, {"field": "is_harlem", "type": "nominal"}, {"field": "Estimated OTP Admissions (2017)", "type": "quantitative"}, {"field": "Estimated OTP Admissions (2019)", "type": "quantitative"}, {"field": "Reported OTP Capacity (2019)", "type": "quantitative"}, {"field": "Reported Daily Avg OTP Enrollment (2019)", "type": "quantitative"}, {"field": "Estimated OTP Patient Residents (2019)", "type": "quantitative"}, {"field": "Estimated OTP Patient Residents (Harlem Programs, 2019)", "type": "quantitative"}, {"field": "Opioid Burden (2019)", "type": "quantitative"}, {"field": "Estimated OTP Patient Residents (Non-Harlem Programs, 2019)", "type": "quantitative"}, {"field": "Estimated Fraction of OTP Admissions (2019)", "type": "quantitative"}, {"field": "Estimated Fraction of OTP Patient Residents (2019)", "type": "quantitative"}, {"field": "Estimated Fraction of Harlem OTP Patient Residents (2019)", "type": "quantitative"}, {"field": "Fraction of Opioid Burden (2019)", "type": "quantitative"}], "x": {"field": "Opioid Burden (2019)", "type": "quantitative"}, "y": {"field": "Reported OTP Capacity (2019)", "type": "quantitative"}}, "height": 500, "mark": {"size": 60, "type": "circle"}, "selection": {"selector002": {"bind": "scales", "encodings": ["x", "y"], "type": "interval"}}, "width": 500}
